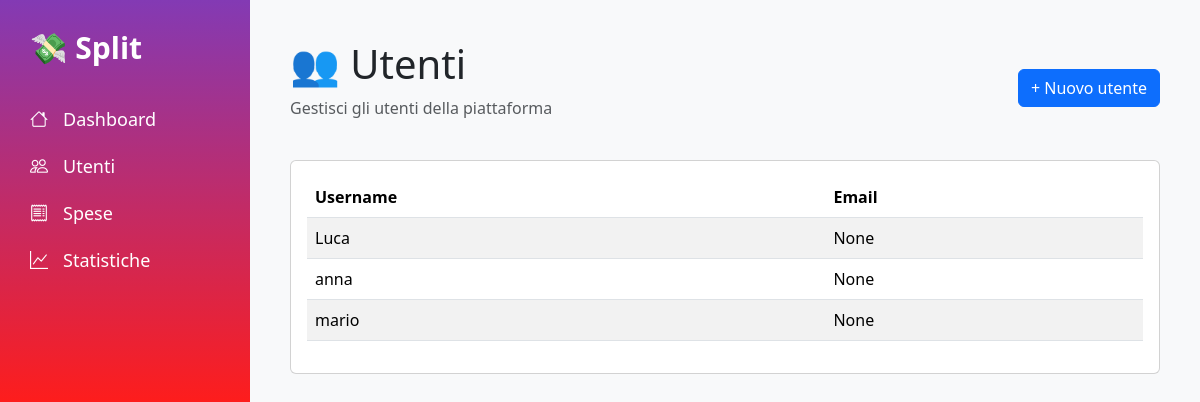
The app's page /users/, older data.
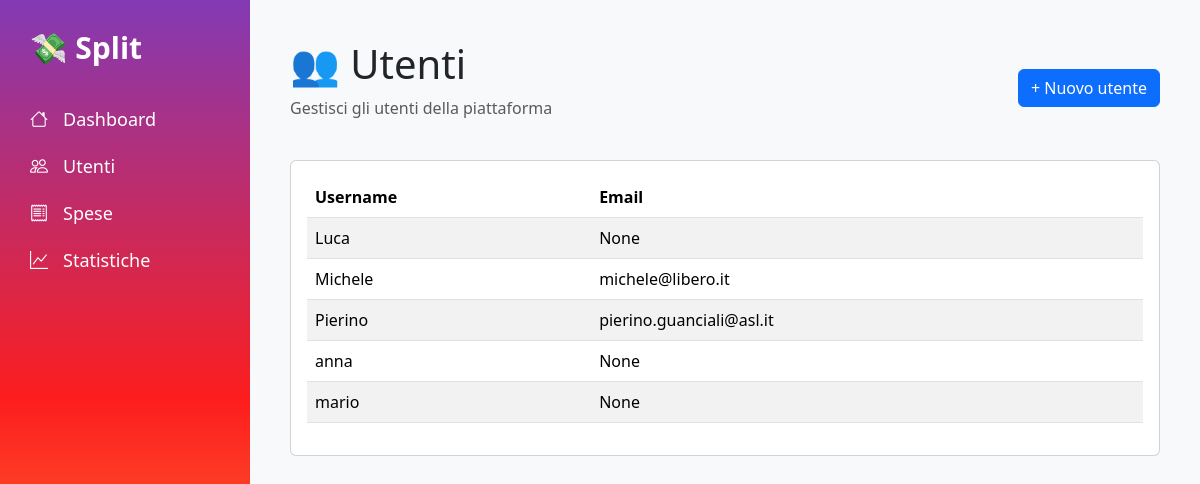
The same page, newer data.
### expenses/models.py (models this page shows, shortened)
class Person(models.Model):
    name = models.CharField(
        max_length=100,
        verbose_name="Nome"
    )
    email = models.EmailField(
        blank=True,
        null=True,
        verbose_name="Email"
    )
    created_at = models.DateTimeField(
        auto_now_add=True
    )

### expenses/views.py (the view)
# urls.py: path('users/', views.users, name='users'),
def users(request):
    users = Person.objects.all().order_by("name")
    return render(
        request,
        "expenses/users.html",
        {
            "users": users
        }
    )

### expenses/templates/expenses/users.html
{% extends "base.html" %}
{% block content %}
<div class="d-flex justify-content-between align-items-center mb-4">
    <div>
        <h1>
            👥 Utenti
        </h1>
        <p class="text-muted">
            Gestisci gli utenti della piattaforma
        </p>
    </div>
    <a href="{% url 'add_user' %}" class="btn btn-primary">
        + Nuovo utente
    </a>
</div>
<div class="card">
    <div class="card-body">
        <table class="table table-striped">
            <thead>
                <tr>
                    <th>Username</th>
                    <th>Email</th>
                </tr>
            </thead>
            <tbody>
            {% for user in users %}
                <tr>
                    <td>
                    {{ user.name }}
                    </td>
                    <td>
                    {{ user.email }}
                    </td>
                </tr>
                {% empty %}
                <tr>
                    <td colspan="2">
                        Nessun utente presente
                    </td>
                </tr>
            {% endfor %}
            </tbody>
        </table>
    </div>
</div>
{% endblock %}

Row changes from the older to the newer data that the page shows:
added Person: name "Michele", email "michele@libero.it"
added Person: name "Pierino", email "pierino.guanciali@asl.it"
